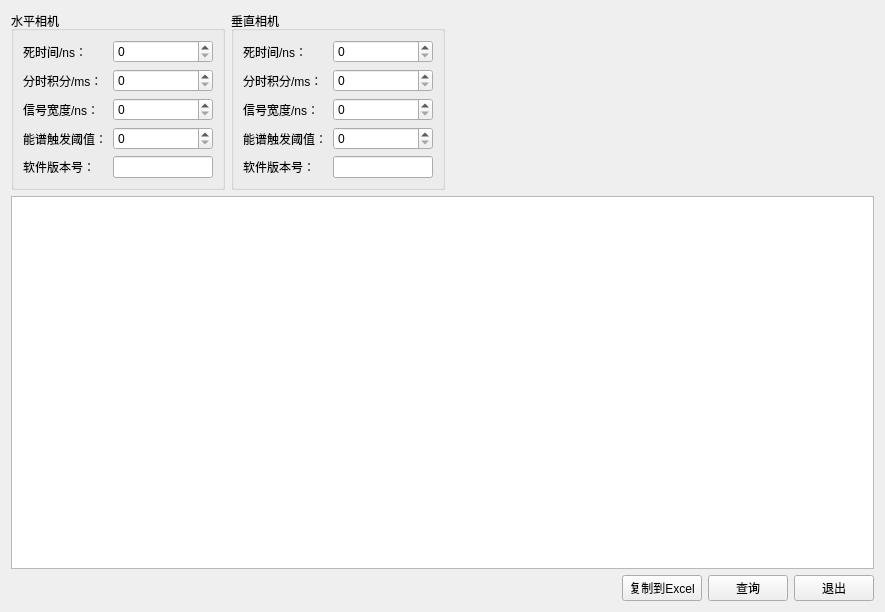
<?xml version="1.0" encoding="UTF-8"?>
<ui version="4.0">
 <class>ParameterQueryDialog</class>
 <widget class="QWidget" name="ParameterQueryDialog">
  <property name="geometry">
   <rect>
    <x>0</x>
    <y>0</y>
    <width>885</width>
    <height>612</height>
   </rect>
  </property>
  <property name="windowTitle">
   <string>固件参数查询</string>
  </property>
  <layout class="QGridLayout" name="gridLayout_3">
   <item row="0" column="0">
    <widget class="QGroupBox" name="groupBox">
     <property name="title">
      <string>水平相机</string>
     </property>
     <layout class="QGridLayout" name="gridLayout">
      <item row="0" column="2">
       <widget class="QSpinBox" name="spb_deadTime">
        <property name="sizePolicy">
         <sizepolicy hsizetype="Preferred" vsizetype="Fixed">
          <horstretch>0</horstretch>
          <verstretch>0</verstretch>
         </sizepolicy>
        </property>
        <property name="maximum">
         <number>10000</number>
        </property>
       </widget>
      </item>
      <item row="2" column="2">
       <widget class="QSpinBox" name="spinBox_timeWidth">
        <property name="maximum">
         <number>10000</number>
        </property>
       </widget>
      </item>
      <item row="0" column="0">
       <widget class="QLabel" name="label_2">
        <property name="sizePolicy">
         <sizepolicy hsizetype="Fixed" vsizetype="Preferred">
          <horstretch>0</horstretch>
          <verstretch>0</verstretch>
         </sizepolicy>
        </property>
        <property name="text">
         <string>死时间/ns：</string>
        </property>
       </widget>
      </item>
      <item row="3" column="2">
       <widget class="QSpinBox" name="spb_threshold">
        <property name="sizePolicy">
         <sizepolicy hsizetype="Minimum" vsizetype="Fixed">
          <horstretch>0</horstretch>
          <verstretch>0</verstretch>
         </sizepolicy>
        </property>
        <property name="minimumSize">
         <size>
          <width>100</width>
          <height>0</height>
         </size>
        </property>
        <property name="maximum">
         <number>10000</number>
        </property>
       </widget>
      </item>
      <item row="3" column="0">
       <widget class="QLabel" name="label">
        <property name="sizePolicy">
         <sizepolicy hsizetype="Fixed" vsizetype="Preferred">
          <horstretch>0</horstretch>
          <verstretch>0</verstretch>
         </sizepolicy>
        </property>
        <property name="text">
         <string>能谱触发阈值：</string>
        </property>
       </widget>
      </item>
      <item row="2" column="0">
       <widget class="QLabel" name="label_5">
        <property name="text">
         <string>信号宽度/ns：</string>
        </property>
       </widget>
      </item>
      <item row="4" column="0">
       <widget class="QLabel" name="label_9">
        <property name="text">
         <string>软件版本号：</string>
        </property>
       </widget>
      </item>
      <item row="1" column="2">
       <widget class="QSpinBox" name="spb_specRefashTime">
        <property name="maximum">
         <number>10000</number>
        </property>
       </widget>
      </item>
      <item row="1" column="0">
       <widget class="QLabel" name="label_7">
        <property name="text">
         <string>分时积分/ms：</string>
        </property>
       </widget>
      </item>
      <item row="4" column="2">
       <widget class="QLineEdit" name="lineEdit_ver"/>
      </item>
     </layout>
    </widget>
   </item>
   <item row="0" column="1">
    <widget class="QGroupBox" name="groupBox_2">
     <property name="title">
      <string>垂直相机</string>
     </property>
     <layout class="QGridLayout" name="gridLayout_2">
      <item row="1" column="0">
       <widget class="QLabel" name="label_8">
        <property name="text">
         <string>分时积分/ms：</string>
        </property>
       </widget>
      </item>
      <item row="6" column="1">
       <widget class="QSpinBox" name="spb_threshold_2">
        <property name="sizePolicy">
         <sizepolicy hsizetype="Minimum" vsizetype="Fixed">
          <horstretch>0</horstretch>
          <verstretch>0</verstretch>
         </sizepolicy>
        </property>
        <property name="minimumSize">
         <size>
          <width>100</width>
          <height>0</height>
         </size>
        </property>
        <property name="maximum">
         <number>10000</number>
        </property>
       </widget>
      </item>
      <item row="3" column="1">
       <widget class="QSpinBox" name="spinBox_timeWidth_2">
        <property name="maximum">
         <number>10000</number>
        </property>
       </widget>
      </item>
      <item row="1" column="1">
       <widget class="QSpinBox" name="spb_specRefashTime_2">
        <property name="maximum">
         <number>10000</number>
        </property>
       </widget>
      </item>
      <item row="6" column="0">
       <widget class="QLabel" name="label_3">
        <property name="sizePolicy">
         <sizepolicy hsizetype="Fixed" vsizetype="Preferred">
          <horstretch>0</horstretch>
          <verstretch>0</verstretch>
         </sizepolicy>
        </property>
        <property name="text">
         <string>能谱触发阈值：</string>
        </property>
       </widget>
      </item>
      <item row="3" column="0">
       <widget class="QLabel" name="label_6">
        <property name="text">
         <string>信号宽度/ns：</string>
        </property>
       </widget>
      </item>
      <item row="0" column="0">
       <widget class="QLabel" name="label_4">
        <property name="sizePolicy">
         <sizepolicy hsizetype="Fixed" vsizetype="Preferred">
          <horstretch>0</horstretch>
          <verstretch>0</verstretch>
         </sizepolicy>
        </property>
        <property name="text">
         <string>死时间/ns：</string>
        </property>
       </widget>
      </item>
      <item row="0" column="1">
       <widget class="QSpinBox" name="spb_deadTime_2">
        <property name="sizePolicy">
         <sizepolicy hsizetype="Preferred" vsizetype="Fixed">
          <horstretch>0</horstretch>
          <verstretch>0</verstretch>
         </sizepolicy>
        </property>
        <property name="maximum">
         <number>10000</number>
        </property>
       </widget>
      </item>
      <item row="7" column="0">
       <widget class="QLabel" name="label_10">
        <property name="text">
         <string>软件版本号：</string>
        </property>
       </widget>
      </item>
      <item row="7" column="1">
       <widget class="QLineEdit" name="lineEdit_ver_2"/>
      </item>
     </layout>
    </widget>
   </item>
   <item row="2" column="4">
    <widget class="QPushButton" name="pushButton_query">
     <property name="sizePolicy">
      <sizepolicy hsizetype="Fixed" vsizetype="Fixed">
       <horstretch>0</horstretch>
       <verstretch>0</verstretch>
      </sizepolicy>
     </property>
     <property name="text">
      <string>查询</string>
     </property>
    </widget>
   </item>
   <item row="0" column="2">
    <spacer name="horizontalSpacer_2">
     <property name="orientation">
      <enum>Qt::Horizontal</enum>
     </property>
     <property name="sizeHint" stdset="0">
      <size>
       <width>380</width>
       <height>20</height>
      </size>
     </property>
    </spacer>
   </item>
   <item row="2" column="5">
    <widget class="QPushButton" name="pushButton_close">
     <property name="text">
      <string>退出</string>
     </property>
    </widget>
   </item>
   <item row="1" column="0" colspan="6">
    <widget class="QTableWidget" name="tableWidget"/>
   </item>
   <item row="2" column="0" colspan="3">
    <spacer name="horizontalSpacer">
     <property name="orientation">
      <enum>Qt::Horizontal</enum>
     </property>
     <property name="sizeHint" stdset="0">
      <size>
       <width>40</width>
       <height>20</height>
      </size>
     </property>
    </spacer>
   </item>
   <item row="2" column="3">
    <widget class="QPushButton" name="pushButton_copy">
     <property name="text">
      <string>复制到Excel</string>
     </property>
    </widget>
   </item>
  </layout>
 </widget>
 <resources/>
 <connections/>
</ui>
